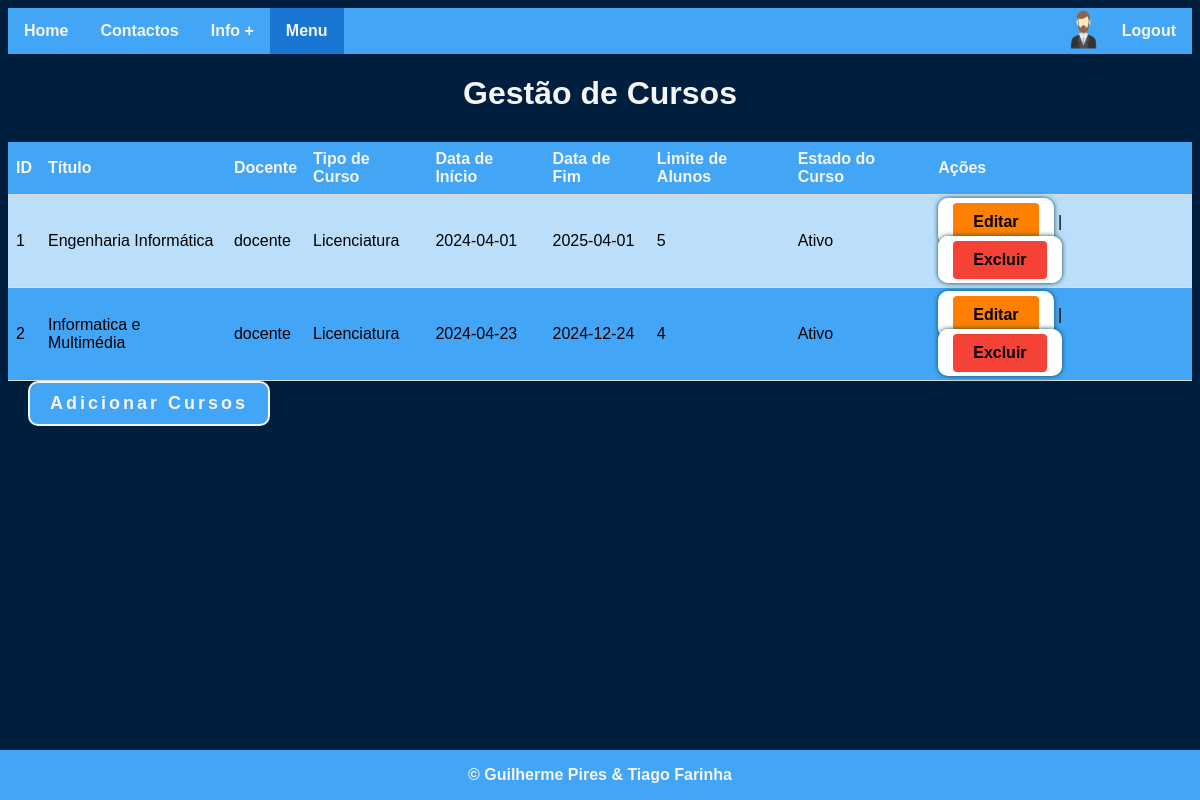
/paginas/gestao_cursos.php (signed in), run on the app's committed database.
### tables this page shows
CREATE TABLE `utilizador` (
  `idUtilizador` int(11) NOT NULL,
  `nomeUtilizador` varchar(40) NOT NULL,
  `mail` varchar(40) NOT NULL,
  `imagem` varchar(30) NOT NULL DEFAULT 'default.png',
  `morada` varchar(60) NOT NULL,
  `pass` varchar(100) NOT NULL,
  `telemovel` varchar(9) NOT NULL,
  `tipoUtilizador` int(2) NOT NULL
);

CREATE TABLE `cursos` (
  `id_curso` int(11) NOT NULL,
  `titulo` varchar(100) NOT NULL,
  `descricao` text NOT NULL,
  `data_inicio` date NOT NULL,
  `data_fim` date NOT NULL,
  `limite_alunos` int(11) NOT NULL,
  `id_docente` int(11) DEFAULT NULL,
  `tipo_curso` int(11) NOT NULL,
  `estado_curso` int(11) NOT NULL
);

CREATE TABLE `tipo_curso` (
  `id_tipo_curso` int(11) NOT NULL,
  `descricao` varchar(25) NOT NULL,
  `duracao` int(11) NOT NULL
);

CREATE TABLE `estadocurso` (
  `id_estado_curso` int(11) NOT NULL,
  `desc` varchar(50) NOT NULL
);

### paginas/gestao_cursos.php (the view, shortened to what this page needs)
<!DOCTYPE html>
<html lang="pt-br">
<head>
    <link rel="stylesheet" href="style.css">
</head>
<body>
    <ul>
        <li><a href="home.php">Home</a></li>
        <li><a href="contactos.php">Contactos</a></li>
        <li><a href="infomais.php">Info +</a></li>
        <li><a class="active" href="pgLogadoAdmin.php">Menu</a></li>
        <?php
        $sql2 = "SELECT * FROM utilizador WHERE idUtilizador = " . $_SESSION["idUtilizador"];
        $result2 = mysqli_query($conn, $sql2);
        $dados = mysqli_fetch_assoc($result2);
        if (!isset($_SESSION["tipoUtilizador"])) {
            echo '<li style="float:right"><a href="login.php">Login</a></li>';
            echo '<li style="float:right"><a href="registo.php">Regista-te</a></li>';
        } else {
            echo '<li style="float:right"><a href="logout.php">Logout</a></li>';
            echo '<img style="float:right" src="' . $dados["imagem"] . '" width="46" height="46" id="img">';
        }
        ?>
    </ul>
    <h1>Gestão de Cursos</h1>
    <?php
function exibirCursos($connection)
{
    $sql = "SELECT c.id_curso, c.titulo, u.nomeUtilizador AS docente, tc.descricao AS tipo_curso,
                   ec.desc AS estado_curso_descricao, c.data_inicio, c.data_fim, c.limite_alunos
            FROM cursos c
            INNER JOIN utilizador u ON c.id_docente = u.idUtilizador
            INNER JOIN tipo_curso tc ON c.tipo_curso = tc.id_tipo_curso
            INNER JOIN estadocurso ec ON c.estado_curso = ec.id_estado_curso";
    $result = mysqli_query($connection, $sql);
    if (mysqli_num_rows($result) > 0) {
        echo '<table>';
        echo '<tr><th>ID</th><th>Título</th><th>Docente</th><th>Tipo de Curso</th>
                  <th>Data de Início</th><th>Data de Fim</th><th>Limite de Alunos</th>
                  <th>Estado do Curso</th><th>Ações</th></tr>';
        while ($row = mysqli_fetch_assoc($result)) {
            echo '<tr>';
            echo '<td>' . $row['id_curso'] . '</td>';
            echo '<td>' . $row['titulo'] . '</td>';
            echo '<td>' . $row['docente'] . '</td>';
            echo '<td>' . $row['tipo_curso'] . '</td>';
            echo '<td>' . $row['data_inicio'] . '</td>';
            echo '<td>' . $row['data_fim'] . '</td>';
            echo '<td>' . $row['limite_alunos'] . '</td>';
            echo '<td>' . $row['estado_curso_descricao'] . '</td>';
            echo '<td>';
            echo '<form id="editar_inscricao" action="editar_curso.php" method="POST" style="display:inline;">';
            echo '<input type="submit" value="Editar">';
            echo '</form>';
            echo ' | ';
            echo '<form id="excluir_inscricao" action="excluir_curso.php" method="POST" style="display:inline;">';
            echo '<input type="submit" value="Excluir">';
            echo '</form>';
            echo '</td>';
            echo '</tr>';
        }
        echo '</table>';
    } else {
        echo 'Nenhum curso encontrado.';
    }
}
exibirCursos($conn);
?>
    <button onclick="location.href='adicionar_cursos.php'">Adicionar Cursos</button>
    <div id="footer">
        <p>&copy; Guilherme Pires & Tiago Farinha</p>
    </div>
</body>
</html>

### paginas/style.css (style rules this page uses)
body { font-family: Arial, sans-serif; }
h1 { text-align: center; color: whitesmoke; }
#footer { position: fixed; left: 0; bottom: 0; width: 100%; background-color: #42A5F5; color: whitesmoke; font-weight: bold; text-align: center; margin-top: 10px; padding: 0px; }
button { position: relative; font-size: 18px; font-weight: bold; height: 45px; padding: 10px 20px; background: #42A5F5; overflow: hidden; border-radius: 10px; border: 2px solid; color: whitesmoke; z-index: 1; transition: 0.5s all ease; margin-left: 20px; margin-bottom: 50px; letter-spacing: 3px; }
button:before { content: ""; width: 50%; height: 100%; margin: auto; position: absolute; top: 0%; left: -50%; top: -100%; background: #BBDEFB; transition: all 0.6s ease; z-index: -1; }
button:after { content: ""; width: 50%; height: 100%; margin: auto; position: absolute; top: 0%; left: 100%; top: 100%; background:#BBDEFB; transition: all 0.6s ease; z-index: -1; }
form { width: 400px; margin: 0 auto; background-color: #fff; padding: 20px; border-radius: 10px; box-shadow: 0 0 10px rgb(12, 77, 72); margin-bottom: 60px; }
input[type="submit"] { background-color: #42A5F5; color: whitesmoke; padding: 10px 20px; border: none; border-radius: 4px; cursor: pointer; font-size: 16px; font-weight: bold; }
#editar_inscricao { background-color: #fff; padding: 15px; border-radius: 10px; box-shadow: 0 0 5px rgb(12, 77, 72); margin-bottom: 10px; }
#editar_inscricao input[type="submit"] { background-color: #FF7F00; color: black; padding: 10px 20px; border: none; border-radius: 4px; cursor: pointer; font-size: 16px; font-weight: bold; }
#excluir_inscricao { background-color: #fff; padding: 15px; border-radius: 10px; box-shadow: 0 0 5px rgb(12, 77, 72); margin-bottom: 10px; }
#excluir_inscricao input[type="submit"] { background-color: #F44336; color: black; padding: 10px 20px; border: none; border-radius: 4px; cursor: pointer; font-size: 16px; font-weight: bold; }

### paginas/gestao_cursos.php (style rules this page uses)
body { background-color: #001f3f; }
ul { list-style-type: none; margin: 0; padding: 0; overflow: hidden; background-color: #42A5F5; }
li { float: left; }
li a { display: block; color: whitesmoke; text-align: center; padding: 14px 16px; text-decoration: none; font-weight: bold; }
.active { background-color: #1976D2; }
table { width: 100%; border-collapse: collapse; margin-top: 30px; background-color: #42A5F5; color: black; }
th, td { padding: 8px; text-align: left; border-bottom: 1px solid #ddd; }
th { background-color: #42A5F5; color: whitesmoke; }
tr:nth-child(even) { background-color: #BBDEFB; }

### data on the page
utilizador: imagem (picture)
cursos: id_curso "1", titulo "Engenharia Informática", id_docente.nomeUtilizador "docente", tipo_curso.descricao "Licenciatura", data_inicio "2024-04-01", data_fim "2025-04-01", limite_alunos "5", estado_curso.desc "Ativo"
cursos: id_curso "2", titulo "Informatica e Multimédia", id_docente.nomeUtilizador "docente", tipo_curso.descricao "Licenciatura", data_inicio "2024-04-23", data_fim "2024-12-24", limite_alunos "4", estado_curso.desc "Ativo"
